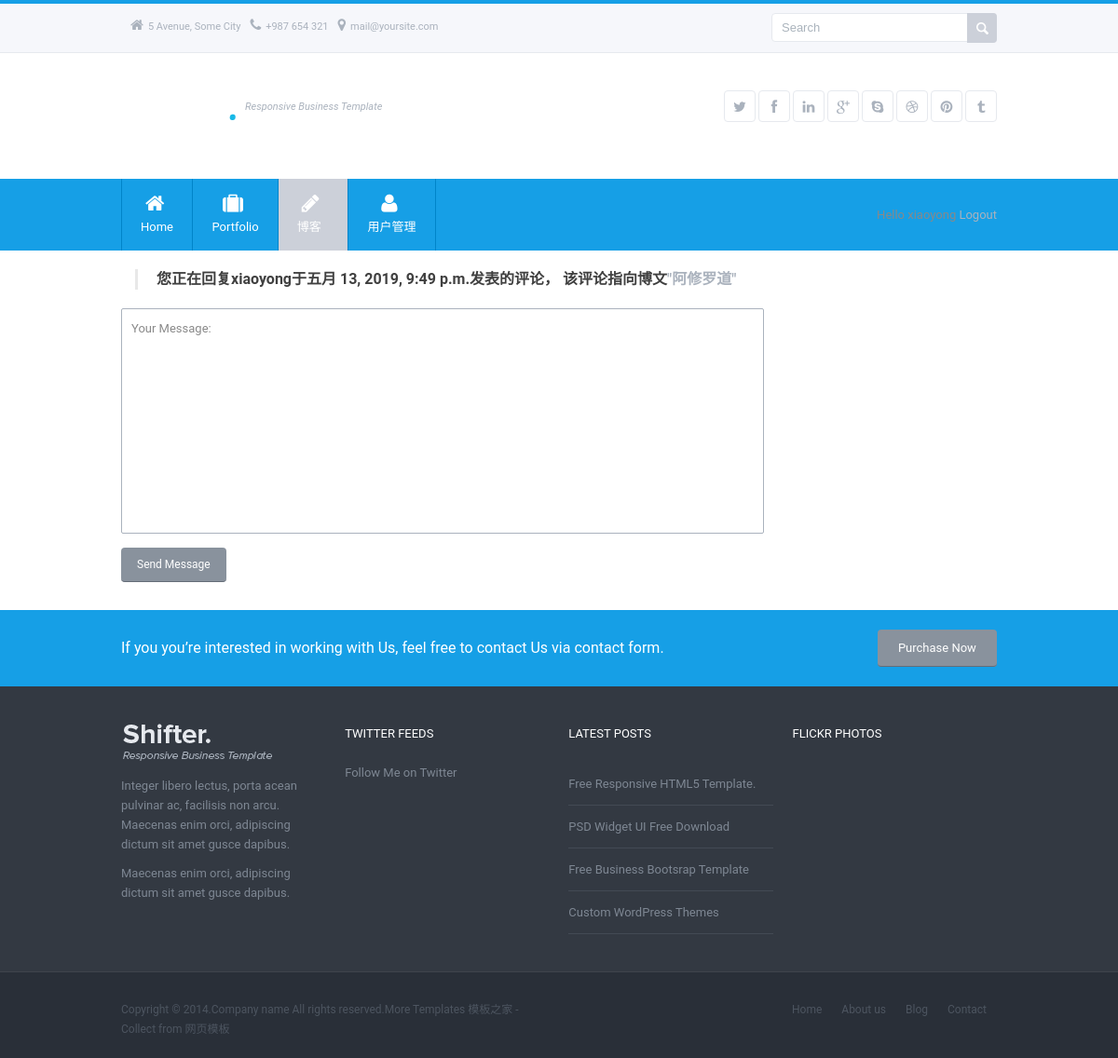
/blog/comment/reply/10/ (signed in), run on the app's committed database.
### blog/models.py (models this page shows, shortened)
class Comment(models.Model):
    post = models.ForeignKey(Post, on_delete=models.CASCADE, related_name='comments')
    author = models.ForeignKey(settings.AUTH_USER_MODEL, on_delete=models.CASCADE, related_name='blog_comments')
    parent_comment = models.ForeignKey('self', on_delete=models.CASCADE, related_name='children_comments', null=True)
    body = RichTextUploadingField(default='发表您的评论')
    created = models.DateTimeField(auto_now_add=True, db_index=True)
    updated = models.DateTimeField(auto_now=True)
    active = models.BooleanField(default=True)
    class Meta:
        ordering = ("created",)

class Post(models.Model):
    STATUS_CHOICES = (('draft', '草稿态'), ('published', '发布态'))
    title = models.CharField(max_length=250)
    slug = models.SlugField(max_length=250, unique_for_date='publish')
    author = models.ForeignKey(settings.AUTH_USER_MODEL, on_delete=models.CASCADE, related_name='blog_posts')
    body = RichTextUploadingField(default='请在这里输入博客正文')
    publish = models.DateTimeField(default=timezone.now)
    created = models.DateTimeField(auto_now_add=True, db_index=True)
    updated = models.DateTimeField(auto_now=True)
    status = models.CharField(max_length=10, choices=STATUS_CHOICES, default='draft')
    explored = models.PositiveIntegerField(db_index=True, default=0)  # 计算博客访问量
    users_like = models.ManyToManyField(settings.AUTH_USER_MODEL, related_name='posts_liked', blank=True)
    total_likes = models.PositiveIntegerField(db_index=True, default=0)
    objects = models.Manager()  # 默认的管理器
    published = PublishedManager()  # 自定义管理器
    class Meta:
        ordering = ('-publish',)
    def get_absolute_url(self):
        return reverse('blog:post_detail', args=[self.pk])
    tags = TaggableManager()

### blog/views.py (the view, shortened to what this page needs)
# urls.py: path('comment/reply/<int:pk>/', CommentReply.as_view(), name='comment_reply'),
class CommentReply(LoginRequiredMixin, CreateView):
    model = Comment
    fields = ['body']
    template_name = 'blog/comment_reply.html'
    success_url = '/blog/thanks/'
    def get_context_data(self, **kwargs):
        context = super().get_context_data(**kwargs)
        context['target'] = get_object_or_404(Comment, pk=self.kwargs['pk'])
        return context

### blog/templates/blog/comment_reply.html (shortened to what this page needs)
{% extends 'base.html' %}
{% block content %}
    <div id="content">
        <div class="container">
            <div class="one">
                <blockquote>
                    <h4>您正在回复{{ target.author.first_name }}于{{ target.created }}发表的评论，
                        该评论指向博文<a href="{{ target.post.get_absolute_url }}">"{{ target.post.title }}"</a></h4>
                </blockquote>
            </div>
            <section class="one">
                <form action="." id="contact-form" class="simple-form " method="post">{% csrf_token %}
                    <fieldset>
                        <div class="input-title">
                            Your Message:
                        </div>
                        <textarea cols="60" rows="12" title="Your Message" class="text requiredField"
                                  name="body"></textarea>
                    </fieldset>
                    <div class="three-fourth">
                        <input type="submit" value="Send message" class="button big grey round"/>
                    </div>
                </form>
            </section>
        </div>
    </div>
{% endblock %}

### data on the page
Comment: author.first_name "xiaoyong", created "五月 13, 2019, 9:49 p.m.", post "阿修罗道"
